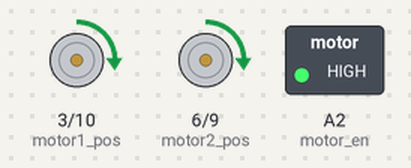
Bench run of a sketch on a simulated Arduino Nano, built with avr-gcc and run on an emulated ATmega328P. Shown: motor-driver pin pairs drawn as motors (green arrow = first pin HIGH = forward, orange = second pin HIGH = backward, longer = more drive), switched loads named in the sketch (green lamp = pin HIGH).

Above: at 0.1 s.
At 6.1 s:
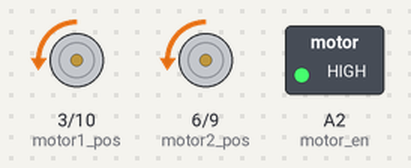
At 15.1 s:
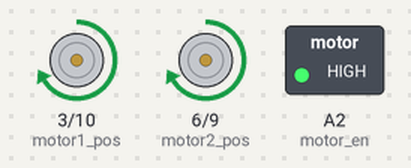
At 33.1 s:
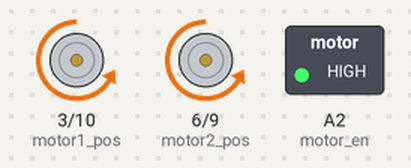
Timing chart, 0 to 37.6 s (numbered marks = the images above):
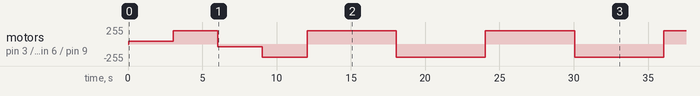

The sketch:

Tutorial6_control_motor_speed_with_pwm.ino
```cpp
/***************************************************************************************************
 * This sample code is designed for Hackabot Nano (Arduino Compatible Robotic Kit)
 *
 * Tutorial 6:
 *
 * In this example, you will learn how to apply PWM (pulse width modulation)
 * to control the speed of the motor
 *
 * For more information about Hackabot Nano, please check out our web site:
 * http://www.hackarobot.com
 *

 *
 * Comments, questions? Please check out our Google+ community:
 * https://plus.google.com/u/0/communities/111064186308711245928
 *
 **************************************************************************************************/

// pins controller motors
#define motor1_pos 3
#define motor1_neg 10
#define motor2_pos 6
#define motor2_neg 9
#define motor_en   A2


void setup() {
  setupMotor();  // initialize the pins that contorl the motors
}

void loop() {
  // move forward slowly for 3 seconds
  robotForwardPWM(40,3000);

  // move forward quickly for 3 seconds
  robotForwardPWM(200,3000);

  // move backward slowly for 3 seconds
  robotBackwardPWM(40,3000);

  // move backward quickly for 3 seconds
  robotBackwardPWM(200,3000);
}

//-----------------------------------------------------------------------------------------------------
// motor
//-----------------------------------------------------------------------------------------------------


void setupMotor() {
  pinMode(motor1_pos,OUTPUT);
  pinMode(motor1_neg,OUTPUT);
  pinMode(motor2_pos,OUTPUT);
  pinMode(motor2_neg,OUTPUT);
  pinMode(motor_en,OUTPUT);
  enableMotor();
  robotStop(50);
}


void enableMotor() {
  //Turn on the motor driver chip : L293D
  digitalWrite(motor_en, HIGH);
}


void disableMotor() {
  //Turn off the motor driver chip : L293D
  digitalWrite(motor_en, LOW);
}

void robotForwardPWM(int pwmValue,int ms) {
  // pwmValue should be between 0 and 255
  // 255 - fasest
  // 0 - slowest
  analogWrite(motor1_pos, pwmValue);
  digitalWrite(motor1_neg, LOW);
  analogWrite(motor2_pos, pwmValue);
  digitalWrite(motor2_neg, LOW);
  delay(ms);
}


void robotBackwardPWM(int pwmValue,int ms){
  digitalWrite(motor1_pos, LOW);
  analogWrite(motor1_neg, pwmValue);
  digitalWrite(motor2_pos, LOW);
  analogWrite(motor2_neg, pwmValue);
  delay(ms);
}


void robotStop(int ms){
  digitalWrite(motor1_pos, LOW);
  digitalWrite(motor1_neg, LOW);
  digitalWrite(motor2_pos, LOW);
  digitalWrite(motor2_neg, LOW);
  delay(ms);
}
```

Measured:
- by itself, motor on pin 3 (motor1_pos) / pin 10 (motor1_neg), motor on pin 6 (motor2_pos) / pin 9 (motor2_neg): stopped → forward 40/255 at 0.05 s, → forward 200/255 3.0 s later, → backward 40/255 3.0 s later, → backward 200/255 3.0 s later, … (9 changes in this stretch)
